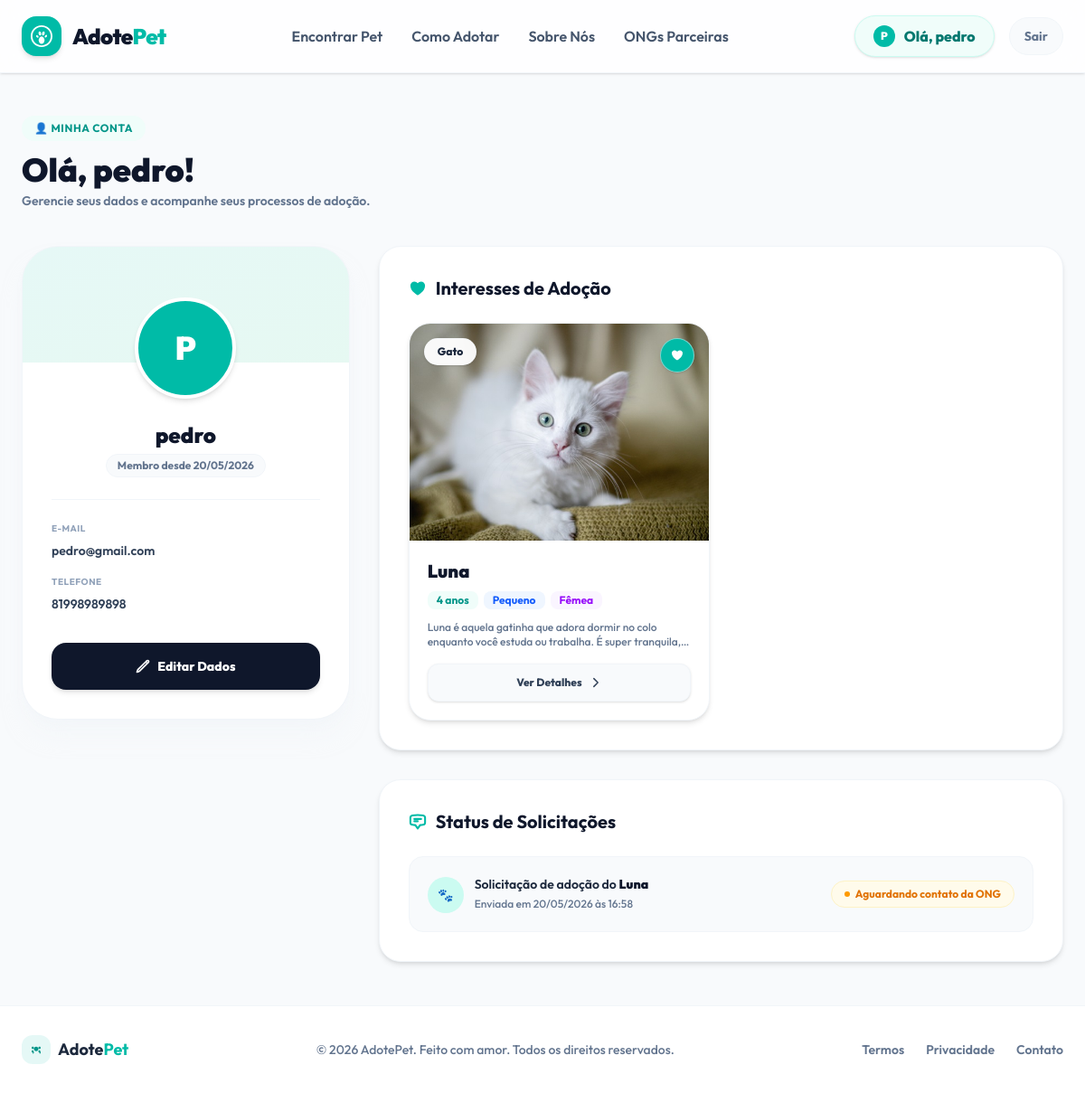
The page /perfil/ (signed in) on the database its author committed.
### adocoes/models.py (models this page shows, shortened)
class Profile(models.Model):
    user = models.OneToOneField(User, on_delete=models.CASCADE, related_name='profile')
    telefone = models.CharField(max_length=20, blank=True, null=True, verbose_name="Telefone")
    class Meta:
        verbose_name = "Perfil"
        verbose_name_plural = "Perfis"

class InteresseAdocao(models.Model):
    animal = models.ForeignKey(Animal, on_delete=models.CASCADE, related_name='interesses')
    usuario = models.ForeignKey('auth.User', on_delete=models.CASCADE, related_name='meus_interesses')
    data_solicitacao = models.DateTimeField(auto_now_add=True)
    class Meta:
        verbose_name = "Interesse de Adoção"
        verbose_name_plural = "Interesses de Adoção"
        unique_together = ('animal', 'usuario')

class Animal(models.Model):
    TAMANHO_CHOICES = [
        ('Pequeno', 'Pequeno'),
        ('Médio', 'Médio'),
        ('Grande', 'Grande'),
    ]
    SEXO_CHOICES = [
        ('Macho', 'Macho'),
        ('Fêmea', 'Fêmea'),
    ]
    ESPECIE_CHOICES = [
        ('Cachorro', 'Cachorro'),
        ('Gato', 'Gato'),
        ('Pássaro', 'Pássaro'),
        ('Outros', 'Outros'),
    ]
    IDADE_CATEGORIA_CHOICES = [
        ('Filhote', 'Filhote'),
        ('Jovem', 'Jovem'),
        ('Adulto', 'Adulto'),
        ('Sênior', 'Sênior'),
    ]
    nome = models.CharField(max_length=100, verbose_name="Nome")
    especie = models.CharField(max_length=20, choices=ESPECIE_CHOICES, default='Cachorro', verbose_name="Espécie")
    foto = models.ImageField(upload_to='animais/', verbose_name="Foto")
    idade = models.PositiveIntegerField(verbose_name="Idade")
    idade_categoria = models.CharField(max_length=20, choices=IDADE_CATEGORIA_CHOICES, default='Adulto', verbose_name="Categoria de Idade")
    tamanho = models.CharField(max_length=10, choices=TAMANHO_CHOICES, verbose_name="Tamanho")
    sexo = models.CharField(max_length=10, choices=SEXO_CHOICES, verbose_name="Sexo")
    caracteristicas = models.TextField(verbose_name="Características", help_text="Ex: Carinhoso, Brincalhão, Obediente")
    descricao = models.TextField(verbose_name="Descrição")
    vacinado = models.BooleanField(default=False, verbose_name="Vacinado")
    castrado = models.BooleanField(default=False, verbose_name="Castrado")
    class Meta:
        verbose_name = "Animal"
        verbose_name_plural = "Animais"

### adocoes/views.py (the view, shortened to what this page needs)
# urls.py: path('perfil/', views.view_perfil, name='perfil'),
@login_required(login_url='login')
def view_perfil(request):
    profile, created = Profile.objects.get_or_create(user=request.user)
    interesses = request.user.meus_interesses.all().select_related('animal')
    context = {
        'profile': profile,
        'interesses': interesses,
    }
    return render(request, 'perfil.html', context)

### adocoes/templates/perfil.html (shortened to what this page needs)
{% extends 'base.html' %}
{% block content %}
<section class="max-w-7xl mx-auto px-6 py-12">
    <div class="mb-10">
        <span class="inline-flex items-center gap-2 px-3.5 py-1.5 rounded-full bg-teal-50 text-teal-600 text-xs font-bold uppercase tracking-wider mb-3">
            👤 Minha Conta
        </span>
        <h2 class="text-4xl font-black text-slate-900">Olá, {{ request.user.first_name|default:request.user.username }}!</h2>
        <p class="text-slate-500 font-semibold text-sm mt-1">Gerencie seus dados e acompanhe seus processos de adoção.</p>
    </div>
    <div class="grid grid-cols-1 lg:grid-cols-3 gap-8">
        <div class="lg:col-span-1">
            <div class="bg-white rounded-[2.5rem] p-8 shadow-xl shadow-slate-100/50 border border-slate-100 flex flex-col items-center text-center relative overflow-hidden">
                <div class="relative z-10 w-28 h-28 rounded-full bg-teal-500 text-white flex items-center justify-center text-4xl font-black shadow-md border-4 border-white mb-6 mt-6">
                    {{ request.user.first_name|slice:":1"|upper|default:request.user.username|slice:":1"|upper }}
                </div>
                <div class="relative z-10 w-full">
                    <h3 class="text-2xl font-black text-slate-900 mb-1">
                        {{ request.user.first_name|default:request.user.username }}
                    </h3>
                    <span class="inline-flex items-center px-3 py-1 rounded-full bg-slate-50 text-slate-500 text-xs font-bold border border-slate-100 mb-6">
                        Membro desde {{ request.user.date_joined|date:"d/m/Y" }}
                    </span>
                    <div class="space-y-4 border-t border-slate-100 pt-6 text-left">
                        <div>
                            <span class="block text-[10px] font-bold text-slate-400 uppercase tracking-wider mb-1">E-mail</span>
                            <span class="text-sm font-semibold text-slate-700 break-all">{{ request.user.email }}</span>
                        </div>
                        <div>
                            <span class="block text-[10px] font-bold text-slate-400 uppercase tracking-wider mb-1">Telefone</span>
                            <span class="text-sm font-semibold text-slate-700">
                                {% if profile.telefone %}
                                    {{ profile.telefone }}
                                {% else %}
                                    <span class="text-slate-400 italic">Não informado</span>
                                {% endif %}
                            </span>
                        </div>
                    </div>
                    <button onclick="openModal()" class="w-full mt-8 bg-slate-900 hover:bg-teal-500 text-white font-extrabold text-sm py-4 rounded-2xl transition-all duration-300 shadow-md hover:shadow-lg hover:shadow-teal-100 flex items-center justify-center gap-2 cursor-pointer">
                        <span>Editar Dados</span>
                    </button>
                </div>
            </div>
        </div>
        <div class="lg:col-span-2 space-y-8">
            <div class="bg-white rounded-3xl p-6 md:p-8 shadow-md border border-slate-100">
                <h3 class="text-xl font-bold text-slate-900 mb-6 flex items-center gap-2.5">
                    <span>Interesses de Adoção</span>
                </h3>
                {% if interesses %}
                    <div class="grid grid-cols-1 md:grid-cols-2 gap-6">
                        {% for interesse in interesses %}
                            {% with animal=interesse.animal %}
                            <div class="bg-white rounded-3xl overflow-hidden shadow-md hover:shadow-xl hover:-translate-y-1 transition-all duration-300 border border-slate-100 flex flex-col group">
                                <div class="relative h-60 overflow-hidden bg-slate-100">
                                    {% if animal.foto %}
                                        <img src="{{ animal.foto.url }}" alt="{{ animal.nome }}" class="w-full h-full object-cover group-hover:scale-105 transition-transform duration-500">
                                    {% else %}
                                        <div class="w-full h-full flex items-center justify-center text-slate-400 font-bold bg-slate-200">
                                            Sem Foto
                                        </div>
                                    {% endif %}
                                    <div class="absolute top-4 left-4 bg-white/95 backdrop-blur-sm px-3.5 py-1.5 rounded-full text-xs font-extrabold text-slate-800 shadow-sm border border-slate-100/50">
                                        {{ animal.especie }}
                                    </div>
                                    <button class="absolute top-4 right-4 bg-teal-500 text-white backdrop-blur-sm p-2.5 rounded-full hover:scale-110 transition-all shadow-sm border border-slate-100/50 cursor-default" onclick="event.preventDefault();">
                                        <svg xmlns="http://www.w3.org/2000/svg" fill="currentColor" viewBox="0 0 24 24" class="w-4 h-4">
                                            <path stroke-linecap="round" stroke-linejoin="round" d="M21 8.25c0-2.485-2.099-4.5-4.688-4.5-1.935 0-3.597 1.126-4.312 2.733-.715-1.607-2.377-2.733-4.313-2.733C5.1 3.75 3 5.765 3 8.25c0 7.22 9 12 9 12s9-4.78 9-12Z" />
                                        </svg>
                                    </button>
                                </div>
                                <div class="p-5 flex flex-col flex-grow">
                                    <h4 class="text-xl font-black text-slate-900 mb-2 group-hover:text-teal-600 transition-colors">
                                        {{ animal.nome }}
                                    </h4>
                                    <div class="flex flex-wrap gap-1.5 mb-3">
                                        <span class="px-2.5 py-0.5 text-xs font-bold rounded-lg bg-teal-50 text-teal-600">{{ animal.idade }} ano{{ animal.idade|pluralize }}</span>
                                        <span class="px-2.5 py-0.5 text-xs font-bold rounded-lg bg-blue-50 text-blue-600">{{ animal.tamanho }}</span>
                                        <span class="px-2.5 py-0.5 text-xs font-bold rounded-lg bg-purple-50 text-purple-600">{{ animal.sexo }}</span>
                                    </div>
                                    <p class="text-slate-500 font-medium text-xs line-clamp-2 mb-4">
                                        {{ animal.descricao }}
                                    </p>
                                    <a href="{% url 'detalhe' animal.id %}" class="mt-auto w-full bg-slate-50 hover:bg-teal-55 text-slate-700 hover:text-teal-600 font-extrabold text-xs py-3 rounded-xl transition-all duration-300 flex items-center justify-center gap-2 border border-slate-100 hover:border-teal-100 shadow-sm">
                                        <span>Ver Detalhes</span>
                                        <svg xmlns="http://www.w3.org/2000/svg" fill="none" viewBox="0 0 24 24" stroke-width="2.5" stroke="currentColor" class="w-3.5 h-3.5">
                                            <path stroke-linecap="round" stroke-linejoin="round" d="m8.25 4.5 7.5 7.5-7.5 7.5" />
                                        </svg>
                                    </a>
                                </div>
                            </div>
                            {% endwith %}
                        {% endfor %}
                    </div>
                {% endif %}
            </div>
            <div class="bg-white rounded-3xl p-6 md:p-8 shadow-md border border-slate-100">
                <h3 class="text-xl font-bold text-slate-900 mb-6 flex items-center gap-2.5">
                    <span>Status de Solicitações</span>
                </h3>
                {% if interesses %}
                    <div class="space-y-4">
                        {% for interesse in interesses %}
                            <div class="p-5 rounded-2xl bg-slate-50 border border-slate-100 flex flex-col md:flex-row md:items-center justify-between gap-4">
                                <div class="flex items-start gap-3">
                                    <div class="w-10 h-10 rounded-full bg-teal-100 text-teal-600 flex items-center justify-center font-bold text-sm mt-0.5">
                                        🐾
                                    </div>
                                    <div>
                                        <p class="font-semibold text-slate-800 text-sm">
                                            Solicitação de adoção do <strong class="font-black text-slate-900">{{ interesse.animal.nome }}</strong>
                                        </p>
                                        <span class="text-xs text-slate-500 font-medium block mt-1">
                                            Enviada em {{ interesse.data_solicitacao|date:"d/m/Y \à\s H:i" }}
                                        </span>
                                    </div>
                                </div>
                                <div class="flex items-center gap-2">
                                    <span class="px-3.5 py-1.5 text-xs font-bold rounded-full bg-amber-50 text-amber-600 border border-amber-100 flex items-center gap-1.5 self-start md:self-auto">
                                        <span class="w-1.5 h-1.5 rounded-full bg-amber-500 animate-pulse"></span>
                                        Aguardando contato da ONG
                                    </span>
                                </div>
                            </div>
                        {% endfor %}
                    </div>
                {% else %}
                    <div class="text-center py-10 bg-slate-50/50 rounded-2xl border border-slate-100">
                        <p class="text-slate-500 font-semibold text-sm">Nenhum histórico disponível no momento.</p>
                    </div>
                {% endif %}
            </div>
        </div>
    </div>
</section>
{% endblock %}

### adocoes/templates/base.html (shortened to what this page needs)
<!DOCTYPE html>
<html lang="pt-br">
<head>
    <script src="https://cdn.jsdelivr.net/npm/@tailwindcss/browser@4"></script>
</head>
<body class="bg-[#F8FAFC] text-slate-800 min-h-screen flex flex-col pt-20">
    <nav class="fixed top-0 left-0 right-0 z-50 bg-white/80 backdrop-blur-md border-b border-slate-100 shadow-sm">
        <div class="max-w-7xl mx-auto px-6 h-20 flex items-center justify-between">
            <a href="{% url 'home' %}" class="flex items-center gap-3 group">
                <div class="bg-teal-500 text-white p-2.5 rounded-2xl group-hover:scale-105 transition-transform shadow-md shadow-teal-150">
                </div>
                <span class="text-2xl font-black tracking-tight text-slate-900">
                    Adote<span class="text-teal-500">Pet</span>
                </span>
            </a>
            <div class="hidden md:flex items-center gap-8 font-semibold text-slate-600">
                <a href="{% url 'home' %}" class="hover:text-teal-500 transition-colors">Encontrar Pet</a>
                <a href="{% url 'como-adotar' %}" class="hover:text-teal-500 transition-colors">Como Adotar</a>
                <a href="{% url 'sobre-nos' %}" class="hover:text-teal-500 transition-colors">Sobre Nós</a>
                <a href="{% url 'ongs-parceiras' %}" class="hover:text-teal-500 transition-colors">ONGs Parceiras</a>
            </div>
            <div class="hidden md:flex items-center gap-4">
                {% if user.is_authenticated %}
                    <a href="{% url 'perfil' %}" class="flex items-center gap-2.5 px-5 py-2.5 bg-teal-50 border border-teal-100 text-teal-700 font-extrabold rounded-full transition-all hover:bg-teal-100/50 shadow-sm">
                        <div class="w-6 h-6 rounded-full bg-teal-500 text-white flex items-center justify-center text-xs font-black">
                            {{ user.first_name|slice:":1"|upper|default:user.username|slice:":1"|upper }}
                        </div>
                        <span>Olá, {{ user.first_name|default:user.username|truncatechars:12 }}</span>
                    </a>
                    <a href="{% url 'logout' %}" class="px-4 py-2.5 bg-slate-50 hover:bg-rose-50 text-slate-500 hover:text-rose-600 font-bold rounded-full border border-slate-100 hover:border-rose-100 transition-all text-sm">
                        Sair
                    </a>
                {% endif %}
            </div>
        </div>
    </nav>
    <main class="flex-grow">
        {% block content %}
        {% endblock %}
    </main>
    <footer class="bg-white border-t border-slate-100 py-8">
        <div class="max-w-7xl mx-auto px-6 flex flex-col md:flex-row items-center justify-between gap-4">
            <div class="flex items-center gap-2">
                <div class="bg-teal-500/10 text-teal-600 p-1.5 rounded-xl">
                </div>
                <span class="text-lg font-bold text-slate-800">Adote<span class="text-teal-500">Pet</span></span>
            </div>
            <p class="text-sm text-slate-500 font-medium text-center md:text-left">
                &copy; 2026 AdotePet. Feito com amor. Todos os direitos reservados.
            </p>
            <div class="flex gap-6 text-sm text-slate-500 font-semibold">
                <a href="#" class="hover:text-teal-500 transition-colors">Termos</a>
                <a href="#" class="hover:text-teal-500 transition-colors">Privacidade</a>
                <a href="#" class="hover:text-teal-500 transition-colors">Contato</a>
            </div>
        </div>
    </footer>
</body>
</html>

### adocoes/templates/base.html (style rules this page uses)
body { font-family: 'Outfit', sans-serif; }

### rows shown on the page
Profile: telefone "81998989898"
InteresseAdocao: animal.foto (picture), animal.especie "Gato", animal.nome "Luna", animal.idade "4", animal.tamanho "Pequeno", animal.sexo "Fêmea", animal.descricao "Luna é aquela gatinha que adora dormir no colo enquanto você estuda ou trabalha. É super…", data_solicitacao "20/05/2026 às 16:58"

### other values the page prints
{{ user.first_name|default:user.username|truncatechars:12 }} "pedro"
{{ request.user.first_name|default:request.user.username }} "pedro"
{{ request.user.date_joined|date:"d/m/Y" }} "20/05/2026"
{{ request.user.email }} "pedro@gmail.com"
